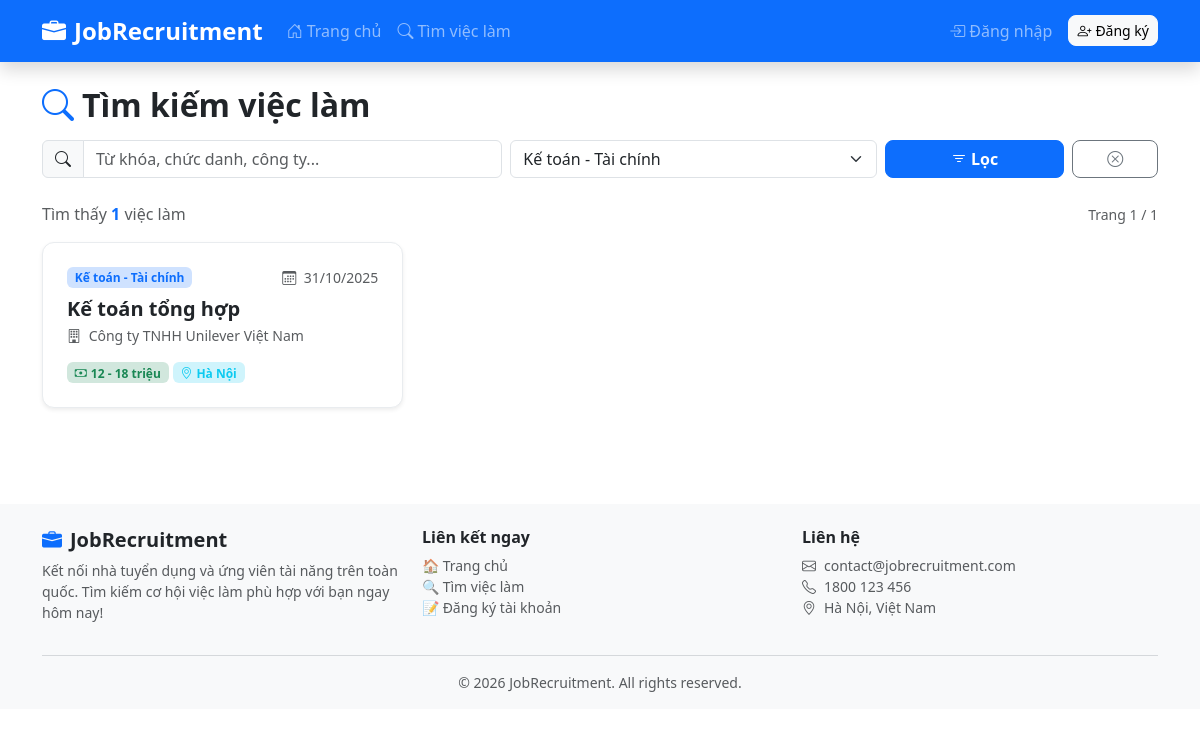
Screenshot of /jobs?category=2 with the database file from the repository.
### tables this page shows
CREATE TABLE `jobs` (
    `id`           INT AUTO_INCREMENT PRIMARY KEY COMMENT 'Khóa chính',
    `category_id`  INT           NOT NULL         COMMENT 'Ngành nghề (FK → categories.id)',
    `title`        VARCHAR(200)  NOT NULL         COMMENT 'Tiêu đề vị trí tuyển dụng',
    `company`      VARCHAR(200)  NOT NULL         COMMENT 'Tên công ty tuyển dụng',
    `salary`       VARCHAR(100)  DEFAULT NULL     COMMENT 'Mức lương (VD: 10-15 triệu)',
    `location`     VARCHAR(200)  DEFAULT NULL     COMMENT 'Địa điểm làm việc',
    `description`  TEXT          DEFAULT NULL     COMMENT 'Mô tả công việc chi tiết',
    `requirements` TEXT          DEFAULT NULL     COMMENT 'Yêu cầu ứng viên',
    `benefits`     TEXT          DEFAULT NULL     COMMENT 'Quyền lợi được hưởng',
    `deadline`     DATE          DEFAULT NULL     COMMENT 'Hạn nộp hồ sơ',
    `status`       ENUM('active', 'closed') NOT NULL DEFAULT 'active' COMMENT 'Trạng thái: active=đang tuyển, closed=đã đóng',
    `created_at`   TIMESTAMP DEFAULT CURRENT_TIMESTAMP COMMENT 'Thời điểm đăng tin',
    CONSTRAINT `fk_jobs_category`
        FOREIGN KEY (`category_id`) REFERENCES `categories`(`id`) ON DELETE CASCADE
);

CREATE TABLE `categories` (
    `id`         INT AUTO_INCREMENT PRIMARY KEY COMMENT 'Khóa chính',
    `name`       VARCHAR(100) NOT NULL          COMMENT 'Tên ngành nghề',
    `created_at` TIMESTAMP DEFAULT CURRENT_TIMESTAMP
);

### core/Controller.php (called while the page is built, shortened)
<?php
abstract class Controller
{
    protected function render(string $view, array $data = []): void
    {
        extract($data);
        $viewPath = __DIR__ . '/../views/' . $view . '.php';
        require $viewPath;
    }
}

### controllers/JobController.php (called while the page is built, shortened)
<?php
class JobController extends Controller
{
    public function index(): void
    {
        $jobModel      = new Job();
        $categoryModel = new Category();
        $keyword    = trim($_GET['keyword']  ?? '');
        $categoryId = (int) ($_GET['category'] ?? 0);
        $page       = max(1, (int) ($_GET['page'] ?? 1));
        $perPage    = 9;
        $jobs      = $jobModel->getList($page, $perPage, $keyword, $categoryId);
        $totalJobs = $jobModel->countList($keyword, $categoryId);
        $totalPages = (int) ceil($totalJobs / $perPage);
        $categories = $categoryModel->getAllSimple();
        $this->render('jobs/index', [
            'jobs'        => $jobs,
            'categories'  => $categories,
            'keyword'     => $keyword,
            'categoryId'  => $categoryId,
            'page'        => $page,
            'totalPages'  => $totalPages,
            'totalJobs'   => $totalJobs,
            'flash'       => $this->getFlash(),
        ]);
    }
}

### index.php (called while the page is built, shortened)
<?php
require_once __DIR__ . '/config/database.php';
require_once __DIR__ . '/core/Database.php';
require_once __DIR__ . '/core/Model.php';
require_once __DIR__ . '/core/Controller.php';
require_once __DIR__ . '/models/Category.php';
require_once __DIR__ . '/models/Job.php';
require_once __DIR__ . '/controllers/JobController.php';
$router = new Router();
$router->get('/',     'HomeController', 'index');
$router->get('/home', 'HomeController', 'index');
$router->get( '/login',    'AuthController', 'loginForm');
$router->post('/login',    'AuthController', 'login');
$router->get( '/register', 'AuthController', 'registerForm');
$router->post('/register', 'AuthController', 'register');
$router->get( '/logout',   'AuthController', 'logout');
$router->get( '/jobs',        'JobController', 'index');
$router->get( '/jobs/detail', 'JobController', 'detail');
$router->get( '/jobs/apply',  'JobController', 'applyForm');
$router->post('/jobs/apply',  'JobController', 'apply');
$router->get( '/profile',        'ProfileController', 'index');
$router->post('/profile/update', 'ProfileController', 'update');
$router->get('/my-applications', 'ApplicationController', 'history');
$router->get('/admin',           'AdminDashboardController', 'index');
$router->get('/admin/dashboard', 'AdminDashboardController', 'index');
$router->get( '/admin/users',        'AdminUserController', 'index');
$router->get( '/admin/users/create', 'AdminUserController', 'createForm');
$router->post('/admin/users/create', 'AdminUserController', 'create');
$router->get( '/admin/users/edit',   'AdminUserController', 'editForm');
$router->post('/admin/users/edit',   'AdminUserController', 'edit');
$router->post('/admin/users/delete', 'AdminUserController', 'delete');
$router->get( '/admin/jobs',        'AdminJobController', 'index');
$router->get( '/admin/jobs/create', 'AdminJobController', 'createForm');
$router->post('/admin/jobs/create', 'AdminJobController', 'create');
$router->get( '/admin/jobs/edit',   'AdminJobController', 'editForm');
$router->post('/admin/jobs/edit',   'AdminJobController', 'edit');
$router->post('/admin/jobs/delete', 'AdminJobController', 'delete');
$router->get( '/admin/categories',        'AdminCategoryController', 'index');
$router->get( '/admin/categories/create', 'AdminCategoryController', 'createForm');
$router->post('/admin/categories/create', 'AdminCategoryController', 'create');
$router->get( '/admin/categories/edit',   'AdminCategoryController', 'editForm');
$router->post('/admin/categories/edit',   'AdminCategoryController', 'edit');
$router->post('/admin/categories/delete', 'AdminCategoryController', 'delete');
$router->get( '/admin/applications',               'AdminApplicationController', 'index');
$router->post('/admin/applications/update-status', 'AdminApplicationController', 'updateStatus');
$router->dispatch();

### core/Database.php (called while the page is built, shortened)
<?php
class Database
{
    private static ?PDO $instance = null;
    public static function getInstance(): PDO
    {
        if (self::$instance === null) {
            $dsn = sprintf(
                'mysql:host=%s;port=%d;dbname=%s;charset=%s',
                DB_HOST,
                DB_PORT,
                DB_NAME,
                DB_CHARSET
            );
            $options = [
                PDO::ATTR_ERRMODE            => PDO::ERRMODE_EXCEPTION,
                PDO::ATTR_DEFAULT_FETCH_MODE => PDO::FETCH_ASSOC,
                PDO::ATTR_EMULATE_PREPARES   => false,
            ];
            try {
                self::$instance = new PDO($dsn, DB_USER, DB_PASS, $options);
            } catch (PDOException $e) {
                error_log('Database connection failed: ' . $e->getMessage());
                die('<h3 style="color:red;text-align:center">Không thể kết nối database.<br>Vui lòng kiểm tra cấu hình trong config/database.php</h3>');
            }
        }
        return self::$instance;
    }
}

### core/Model.php (called while the page is built, shortened)
<?php
abstract class Model
{
    protected PDO $db;
    public function __construct()
    {
        $this->db = Database::getInstance();
    }
    protected function query(string $sql, array $params = []): array
    {
        $stmt = $this->db->prepare($sql);
        $stmt->execute($params);
        return $stmt->fetchAll();
    }
    protected function count(string $sql, array $params = []): int
    {
        $stmt = $this->db->prepare($sql);
        $stmt->execute($params);
        return (int) $stmt->fetchColumn();
    }
}

### models/Category.php (called while the page is built, shortened)
<?php
class Category extends Model
{
    public function getAllSimple(): array
    {
        return $this->query("SELECT `id`, `name` FROM `categories` ORDER BY `name` ASC");
    }
}

### models/Job.php (called while the page is built, shortened)
<?php
class Job extends Model
{
    public function getList(int $page = 1, int $perPage = 9, string $keyword = '', int $categoryId = 0): array
    {
        $offset = ($page - 1) * $perPage;
        $params = [];
        $where = ["j.status = 'active'"];
        if ($categoryId > 0) {
            $where[]  = "j.category_id = ?";
            $params[] = $categoryId;
        }
        $whereClause = 'WHERE ' . implode(' AND ', $where);
        $sql = "SELECT j.*, c.name AS category_name
                FROM `jobs` j
                LEFT JOIN `categories` c ON c.id = j.category_id
                {$whereClause}
                ORDER BY j.created_at DESC
                LIMIT {$perPage} OFFSET {$offset}";
        return $this->query($sql, $params);
    }
    public function countList(string $keyword = '', int $categoryId = 0): int
    {
        $params = [];
        $where  = ["status = 'active'"];
        if ($categoryId > 0) {
            $where[]  = "category_id = ?";
            $params[] = $categoryId;
        }
        $whereClause = 'WHERE ' . implode(' AND ', $where);
        return $this->count("SELECT COUNT(*) FROM `jobs` {$whereClause}", $params);
    }
}

### views/jobs/index.php (the view, shortened to what this page needs)
<?php
require_once __DIR__ . '/../layouts/header.php';
?>
<div class="container py-4">
    <div class="row mb-4">
        <div class="col-12">
            <h2 class="fw-bold mb-3">
                <i class="bi bi-search me-2 text-primary"></i>Tìm kiếm việc làm
            </h2>
            <form action="<?= BASE_URL ?>/jobs" method="GET" class="row g-2">
                <div class="col-md-5">
                    <div class="input-group">
                        <span class="input-group-text"><i class="bi bi-search"></i></span>
                        <input type="text" name="keyword" class="form-control"
                               placeholder="Từ khóa, chức danh, công ty..."
                               value="<?= htmlspecialchars($keyword) ?>">
                    </div>
                </div>
                <div class="col-md-4">
                    <select name="category" class="form-select">
                        <?php foreach ($categories as $cat): ?>
                        <option value="<?= $cat['id'] ?>"
                                <?= $categoryId == $cat['id'] ? 'selected' : '' ?>>
                            <?= htmlspecialchars($cat['name']) ?>
                        </option>
                        <?php endforeach; ?>
                    </select>
                </div>
                <div class="col-md-2">
                    <button type="submit" class="btn btn-primary w-100 fw-bold">
                        <i class="bi bi-filter me-1"></i>Lọc
                    </button>
                </div>
                <?php if ($keyword || $categoryId): ?>
                <div class="col-md-1">
                    <a href="<?= BASE_URL ?>/jobs" class="btn btn-outline-secondary w-100" title="Xóa bộ lọc">
                        <i class="bi bi-x-circle"></i>
                    </a>
                </div>
                <?php endif; ?>
            </form>
        </div>
    </div>
    <div class="d-flex justify-content-between align-items-center mb-3">
        <p class="text-muted mb-0">
            Tìm thấy <strong class="text-primary"><?= number_format($totalJobs) ?></strong> việc làm
        </p>
        <small class="text-muted">Trang <?= $page ?> / <?= max(1, $totalPages) ?></small>
    </div>
    <?php if (empty($jobs)): ?>
    <div class="text-center py-5">
        <i class="bi bi-search fs-1 text-muted"></i>
        <h5 class="mt-3 text-muted">Không tìm thấy việc làm phù hợp</h5>
        <p class="text-muted">Thử thay đổi từ khóa hoặc ngành nghề khác.</p>
        <a href="<?= BASE_URL ?>/jobs" class="btn btn-primary">Xem tất cả việc làm</a>
    </div>
    <?php else: ?>
    <div class="row g-3 mb-4">
        <?php foreach ($jobs as $job): ?>
        <div class="col-md-6 col-lg-4">
            <div class="card h-100 border-0 shadow-sm job-card">
                <div class="card-body p-4">
                    <div class="d-flex justify-content-between align-items-start mb-2">
                        <span class="badge bg-primary-subtle text-primary small">
                            <?= htmlspecialchars($job['category_name'] ?? '') ?>
                        </span>
                        <?php if ($job['deadline']): ?>
                        <small class="text-muted">
                            <i class="bi bi-calendar3 me-1"></i>
                            <?= date('d/m/Y', strtotime($job['deadline'])) ?>
                        </small>
                        <?php endif; ?>
                    </div>
                    <h5 class="card-title fw-bold mb-1 lh-sm">
                        <a href="<?= BASE_URL ?>/jobs/detail?id=<?= $job['id'] ?>"
                           class="text-decoration-none text-dark stretched-link">
                            <?= htmlspecialchars($job['title']) ?>
                        </a>
                    </h5>
                    <p class="text-muted mb-3 small">
                        <i class="bi bi-building me-1"></i>
                        <?= htmlspecialchars($job['company']) ?>
                    </p>
                    <div class="d-flex flex-wrap gap-1">
                        <?php if ($job['salary']): ?>
                        <span class="badge bg-success-subtle text-success">
                            <i class="bi bi-cash me-1"></i><?= htmlspecialchars($job['salary']) ?>
                        </span>
                        <?php endif; ?>
                        <?php if ($job['location']): ?>
                        <span class="badge bg-info-subtle text-info">
                            <i class="bi bi-geo-alt me-1"></i><?= htmlspecialchars($job['location']) ?>
                        </span>
                        <?php endif; ?>
                    </div>
                </div>
            </div>
        </div>
        <?php endforeach; ?>
    </div>
    <?php endif; ?>
</div>
<?php require_once __DIR__ . '/../layouts/footer.php'; ?>

### public/css/style.css (style rules this page uses)
:root { --primary: #0d6efd; --success: #198754; --text-dark: #212529; --bg-light: #f8f9fa; }
.job-card { border-radius: 12px; transition: transform .2s ease, box-shadow .2s ease; border: 1px solid #e9ecef !important; }
.btn { border-radius: 8px; }
.card { border-radius: 12px; }
.bg-primary-subtle { background-color: #cfe2ff !important; }
.bg-success-subtle { background-color: #d1e7dd !important; }
.bg-info-subtle { background-color: #cff4fc !important; }

### rows the page displays
jobs: category.name "Kế toán - Tài chính", deadline "31/10/2025", title "Kế toán tổng hợp", company "Công ty TNHH Unilever Việt Nam", salary "12 - 18 triệu", location "Hà Nội"

### other values shown
$totalJobs "1"
$page "1"
max(1, $totalPages) "1"
form field category "Kế toán - Tài chính"
